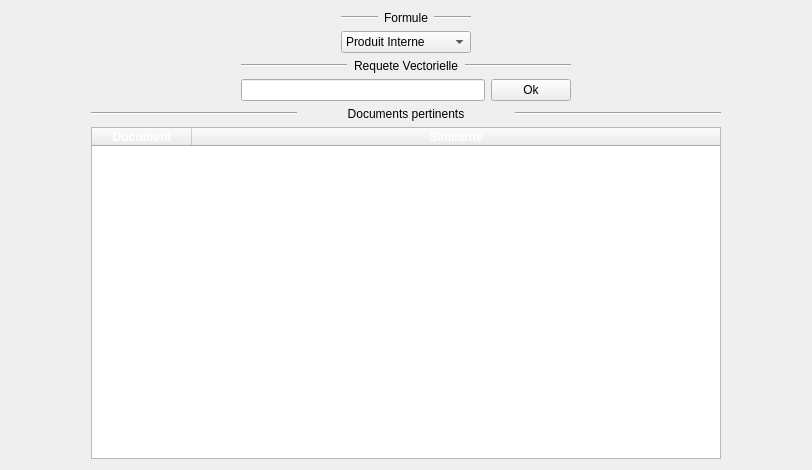
      <widget class="QWidget" name="tab_3">
       <attribute name="title">
        <string>Modèle Vectoriel</string>
       </attribute>
       <layout class="QGridLayout" name="gridLayout_7">
        <item row="0" column="0">
         <spacer name="horizontalSpacer_21">
          <property name="orientation">
           <enum>Qt::Horizontal</enum>
          </property>
          <property name="sizeType">
           <enum>QSizePolicy::Maximum</enum>
          </property>
          <property name="sizeHint" stdset="0">
           <size>
            <width>80</width>
            <height>448</height>
           </size>
          </property>
         </spacer>
        </item>
        <item row="0" column="1">
         <layout class="QVBoxLayout" name="verticalLayout_10">
          <item>
           <layout class="QHBoxLayout" name="horizontalLayout_14">
            <item>
             <spacer name="horizontalSpacer_18">
              <property name="orientation">
               <enum>Qt::Horizontal</enum>
              </property>
              <property name="sizeType">
               <enum>QSizePolicy::Maximum</enum>
              </property>
              <property name="sizeHint" stdset="0">
               <size>
                <width>250</width>
                <height>20</height>
               </size>
              </property>
             </spacer>
            </item>
            <item>
             <layout class="QVBoxLayout" name="verticalLayout_7">
              <item>
               <layout class="QHBoxLayout" name="horizontalLayout_10">
                <item>
                 <widget class="Line" name="line_12">
                  <property name="orientation">
                   <enum>Qt::Horizontal</enum>
                  </property>
                 </widget>
                </item>
                <item>
                 <widget class="QLabel" name="label_6">
                  <property name="text">
                   <string>Formule</string>
                  </property>
                  <property name="alignment">
                   <set>Qt::AlignCenter</set>
                  </property>
                 </widget>
                </item>
                <item>
                 <widget class="Line" name="line_11">
                  <property name="orientation">
                   <enum>Qt::Horizontal</enum>
                  </property>
                 </widget>
                </item>
               </layout>
              </item>
              <item>
               <widget class="QComboBox" name="comboBox">
                <item>
                 <property name="text">
                  <string>Produit Interne</string>
                 </property>
                </item>
                <item>
                 <property name="text">
                  <string>Coeficient de Dice</string>
                 </property>
                </item>
                <item>
                 <property name="text">
                  <string>Cosinus</string>
                 </property>
                </item>
                <item>
                 <property name="text">
                  <string>Jaccard</string>
                 </property>
                </item>
               </widget>
              </item>
             </layout>
            </item>
            <item>
             <spacer name="horizontalSpacer_17">
              <property name="orientation">
               <enum>Qt::Horizontal</enum>
              </property>
              <property name="sizeType">
               <enum>QSizePolicy::Maximum</enum>
              </property>
              <property name="sizeHint" stdset="0">
               <size>
                <width>250</width>
                <height>20</height>
               </size>
              </property>
             </spacer>
            </item>
           </layout>
          </item>
          <item>
           <layout class="QHBoxLayout" name="horizontalLayout_15">
            <item>
             <spacer name="horizontalSpacer_15">
              <property name="orientation">
               <enum>Qt::Horizontal</enum>
              </property>
              <property name="sizeType">
               <enum>QSizePolicy::Maximum</enum>
              </property>
              <property name="sizeHint" stdset="0">
               <size>
                <width>150</width>
                <height>20</height>
               </size>
              </property>
             </spacer>
            </item>
            <item>
             <layout class="QVBoxLayout" name="verticalLayout_9">
              <item>
               <layout class="QHBoxLayout" name="horizontalLayout_11">
                <item>
                 <widget class="Line" name="line_7">
                  <property name="orientation">
                   <enum>Qt::Horizontal</enum>
                  </property>
                 </widget>
                </item>
                <item>
                 <widget class="QLabel" name="label_5">
                  <property name="text">
                   <string>Requete Vectorielle</string>
                  </property>
                  <property name="alignment">
                   <set>Qt::AlignCenter</set>
                  </property>
                 </widget>
                </item>
                <item>
                 <widget class="Line" name="line_10">
                  <property name="orientation">
                   <enum>Qt::Horizontal</enum>
                  </property>
                 </widget>
                </item>
               </layout>
              </item>
              <item>
               <layout class="QHBoxLayout" name="horizontalLayout_12">
                <item>
                 <widget class="QLineEdit" name="reqVect"/>
                </item>
                <item>
                 <widget class="QPushButton" name="ModeleVect">
                  <property name="text">
                   <string>Ok</string>
                  </property>
                 </widget>
                </item>
               </layout>
              </item>
             </layout>
            </item>
            <item>
             <spacer name="horizontalSpacer_16">
              <property name="orientation">
               <enum>Qt::Horizontal</enum>
              </property>
              <property name="sizeType">
               <enum>QSizePolicy::Maximum</enum>
              </property>
              <property name="sizeHint" stdset="0">
               <size>
                <width>150</width>
                <height>20</height>
               </size>
              </property>
             </spacer>
            </item>
           </layout>
          </item>
          <item>
           <layout class="QVBoxLayout" name="verticalLayout_8">
            <item>
             <layout class="QHBoxLayout" name="horizontalLayout_13">
              <item>
               <widget class="Line" name="line_9">
                <property name="orientation">
                 <enum>Qt::Horizontal</enum>
                </property>
               </widget>
              </item>
              <item>
               <widget class="QLabel" name="label_4">
                <property name="text">
                 <string>Documents pertinents</string>
                </property>
                <property name="alignment">
                 <set>Qt::AlignCenter</set>
                </property>
               </widget>
              </item>
              <item>
               <widget class="Line" name="line_8">
                <property name="orientation">
                 <enum>Qt::Horizontal</enum>
                </property>
               </widget>
              </item>
             </layout>
            </item>
            <item>
             <widget class="QTableWidget" name="tableWidgetDocsVect">
              <attribute name="horizontalHeaderCascadingSectionResizes">
               <bool>false</bool>
              </attribute>
              <attribute name="horizontalHeaderDefaultSectionSize">
               <number>100</number>
              </attribute>
              <attribute name="horizontalHeaderMinimumSectionSize">
               <number>100</number>
              </attribute>
              <attribute name="horizontalHeaderShowSortIndicator" stdset="0">
               <bool>false</bool>
              </attribute>
              <attribute name="horizontalHeaderStretchLastSection">
               <bool>true</bool>
              </attribute>
              <attribute name="verticalHeaderCascadingSectionResizes">
               <bool>false</bool>
              </attribute>
              <attribute name="verticalHeaderShowSortIndicator" stdset="0">
               <bool>false</bool>
              </attribute>
              <attribute name="verticalHeaderStretchLastSection">
               <bool>false</bool>
              </attribute>
              <column>
               <property name="text">
                <string>Document</string>
               </property>
               <property name="font">
                <font>
                 <weight>75</weight>
                 <bold>true</bold>
                </font>
               </property>
               <property name="background">
                <color>
                 <red>0</red>
                 <green>0</green>
                 <blue>0</blue>
                </color>
               </property>
               <property name="foreground">
                <brush brushstyle="SolidPattern">
                 <color alpha="255">
                  <red>255</red>
                  <green>255</green>
                  <blue>255</blue>
                 </color>
                </brush>
               </property>
              </column>
              <column>
               <property name="text">
                <string>Similarité</string>
               </property>
               <property name="font">
                <font>
                 <weight>75</weight>
                 <bold>true</bold>
                </font>
               </property>
               <property name="background">
                <color>
                 <red>0</red>
                 <green>0</green>
                 <blue>0</blue>
                </color>
               </property>
               <property name="foreground">
                <brush brushstyle="SolidPattern">
                 <color alpha="255">
                  <red>255</red>
                  <green>255</green>
                  <blue>255</blue>
                 </color>
                </brush>
               </property>
              </column>
             </widget>
            </item>
           </layout>
          </item>
         </layout>
        </item>
        <item row="0" column="2">
         <spacer name="horizontalSpacer_20">
          <property name="orientation">
           <enum>Qt::Horizontal</enum>
          </property>
          <property name="sizeType">
           <enum>QSizePolicy::Maximum</enum>
          </property>
          <property name="sizeHint" stdset="0">
           <size>
            <width>80</width>
            <height>448</height>
           </size>
          </property>
         </spacer>
        </item>
       </layout>
      </widget>
